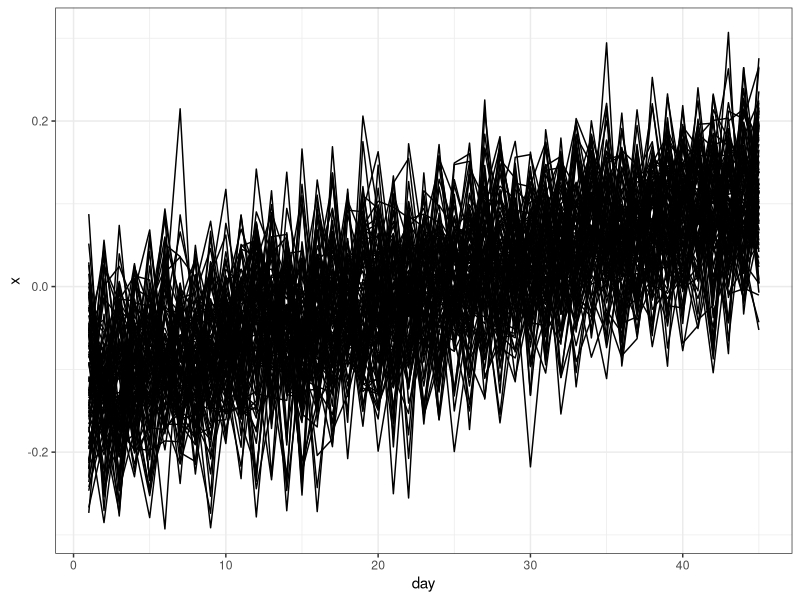

Write the R code that produced this figure. (Note: this script raises an error after producing the figure.)

# Load packages -----------------------------------------------------------

package.list <- c("here", "tidyverse", 'patchwork')

## Installing them if they aren't already on the computer
new.packages <- package.list[!(package.list %in% installed.packages()[,"Package"])]
if(length(new.packages)) install.packages(new.packages)

## And loading them
for(i in package.list){library(i, character.only = T)}

# Data specifications -----------------------------------------------------

#1. generate time series of covariate for 3 sites from zero normal
#2. standardize those time series
#3. multiply those time series by 
## small: 0.01
## medium: 0.1
## don’t have to do anything in the large variability case
#4. simulate survival of 100 individuals at each site with 
## a regression with b1 and b0 (see notes below)
#5. Repeat for a number of "datasets"

#Define two different interval "lengths" for each
#dataset
#short: 5 days/years
#long: 10 days/years

#double check and tweak b0 and b1 to get:
# - ~1/2 of individuals should die
# - b0 = 0 should make ~1/2 individuals die
# - how many die in first versus later intervals? want a ~large
## subset to survive through first interval but then ~1/2
## to die by end
# - check that survival variability varies more with
## higher covariate variation

# Generate covariate data -------------------------------------------------

#create three time series of covariate data,
#standardize them, then create them to 
#have variable amounts of variation 

#number of intervals (now days)
n.int <- 45

#number of individuals per "site"
n.indiv <- 30

#set b0 and b1
#what it was:
#b0 <- 2.8
#playing around
b0 <- 3.5
b1 <- 3.5

#number of simulated datasets
n.datasets <- 100

#simulated x data for every day of every interval
#in every dataset and KEEP them all

#Then generated y data for those x's - then, 
#"fill" 0's for intervals in which the individual "died"
#since this is the way the surveys would have been performed
#so for the last interval, we get all days in that interval, 
#and all are set to 0 - since we don't know which day in
#the total survey interval an individual died. 

#then combine:
#1. daily x data for each individual in each dataset
#in each day with interval IDs recognized
#2. interval level survival data with dataset, ID, and 
#interval ID info

sim_x_function <- function(n.t,
                           var_level,
                           b0, 
                           b1,
                           short.length,
                           long.length){
  
  #based on climate data from WHWO dataset,
  #creatng the x so that it gradually changes 
  #throughout the series
  days <- as.data.frame(155:(155+n.t))
  
  names(days) <- "day"
  
  days2 <- days %>%
    rowwise() %>%
    #this regression is from the tmax data from WHWO
    #with a regression of temp by julian day
    #also set julian days based on time of year
    #those nests were surveyed
    mutate(x1 = rnorm(n(), mean(0.0749171*day - 6.2250967), sd =1))
  
  #get x for each interval (day)
  #x1 <- rnorm(n.t, mean = 0, sd = 1)
  #scale that 
  x2 <- scale(days2$x1)
  #multiply by the level of variation we want
  #in our dataset (low 0.01, med 0.1, high 1)
  x.vec <- x2*var_level
  
  
  interval.long = sort(rep(1:(ceiling(n.t/long.length)), 
                           long.length))
  
  interval.long <- interval.long[1:n.t]
  #divide it into intervals of ~3.5 days each
  interval <- tibble(interval.short = sort(rep(1:(ceiling(n.t/short.length)), 
                                         short.length))) %>%
    mutate(day = 1:n()) %>%
    bind_cols(tibble(interval.long))
  
  #make that a dataframe and get
  #survival probability based on regression
  #and b0 and b1 values defined
  x.df <- as.data.frame(x.vec) %>%
    rename(x = V1) %>%
    mutate(day = row_number()) %>%
    rowwise() %>%
    mutate(ps = exp(b0 + b1*x)/(1 + exp(b0 + b1*x))) %>%
    ungroup() %>%
    left_join(interval, by = "day")
  
  return(x.df)
  
}


sim_y_function <- function(n.ind,
                           n.t,
                           n.data,
                           x.df){
  
  ind.df <- expand.grid(1:n.ind, 1:n.t, 1:n.data)%>%
    rename(ID = Var1,
           day = Var2,
           Dataset = Var3) %>%
    mutate(Dataset = as.character(Dataset)) %>%
    left_join(x.df, by = c("day", "Dataset")) %>%
    rowwise() %>%
    mutate(fate = rbinom(n(), 1, ps)) %>%
    ungroup()
  
  alive <- ind.df %>%
    group_by(ID, Dataset) %>%
    #filter out IDs where all intervals == 1
    filter(all(fate == 1)) %>%
    ungroup()
  
  dead <- ind.df %>%
    #arrange(day) %>%
    group_by(ID, Dataset) %>%
    #filter out just IDs where there is at least one zero
    filter(any(fate == 0)) %>%
    #Get a True-False column that finds all 0's per indiivudla site
    mutate(first_0 = fate == 0 & !duplicated(fate == 0)) %>%
    #instead of following code, to keep covariate data for 
    #interval summary model, just set fates after the first 0 to be equal to NA
    # mutate(fate = case_when(row_number() <= min(which(fate == 0 & first_0 == TRUE)) ~ fate,
    #                         TRUE ~ NA_real_)) %>%
    # Find the first row with `first_0` in each group, filter out rows after it
    filter(row_number() <= min(which(fate == 0 & first_0 == TRUE))) %>%
    ungroup() %>%
    #remove gropuing column
    dplyr::select(-first_0)
  
  df2 <- alive %>%
    bind_rows(dead) %>%
    dplyr::select(ID, day, Dataset, interval.long, 
                  interval.short, fate)
  
  ind.df2 <- ind.df %>%
    dplyr::select(-fate) %>%
    left_join(df2, by = c("ID", "day", "Dataset",
                          "interval.long", 'interval.short'))%>%
    group_by(ID, interval.short, Dataset) %>%
    mutate(fate.short = case_when(any(fate == 0) ~ 0,
                            TRUE ~ fate)) %>%
    ungroup() %>%
    group_by(ID, interval.long, Dataset) %>%
    mutate(fate.long = case_when(any(fate == 0) ~ 0,
                                  TRUE ~ fate)) %>%
    filter(!is.na(fate)) %>%
    ungroup() 
  
  return(ind.df2)
  
}

#Step 3 - generate a set of 100 datasets at each level ---------------------

set.seed(1)
#med variation
x.med <- lapply(1:100, #how many datasets
                function(i)
                {
                  sim_x_function(b0 = b0,
                                 b1 = b1,
                                 n.t = n.int,
                                 var_level = 0.1,
                                 short.length = 5,
                                 long.length = 10) #based on this probability
                } )


x.med.df <- bind_rows(x.med, .id = "Dataset") 

set.seed(1)
y.med <- sim_y_function(n.ind = n.indiv,
                        n.t = n.int,
                        n.data = n.datasets,
                        x.df = x.med.df)

set.seed(1)


# Explore datasets --------------------------------------------------------
theme_set(theme_bw())
y.med %>%
  ggplot(aes(x = day, y= x, group = Dataset)) +
  geom_line()

# Truncate and add intervals ----------------------------------------------

(max_interval_short <- y.med %>%
  filter(!is.na(fate)) %>%
  filter(day == max(day)) %>%
  distinct(interval.short) %>%
  dplyr::select(interval.short) %>%
  as_vector() )

(max_interval_long <- y.med %>%
    filter(!is.na(fate)) %>%
    filter(day == max(day)) %>%
    distinct(interval.long) %>%
    dplyr::select(interval.long) %>%
    as_vector() )

daily_survival_function <- function(df,
                                    interval_name,
                                    max_interval_val,
                                    other_int_name,
                                    other_int_fate,
                                    interval_fate){
  
  df2 <- df %>%
    filter({{interval_name}} <= max_interval_val) %>%
    filter(day <= max_day) %>%
    dplyr::select(-fate,
                  -{{other_int_name}},
                  -{{other_int_fate}}
                  ) %>%
    rename('interval' = {{interval_name}},
           'fate' = {{interval_fate}})%>%
    filter(!is.na(fate))
  
  return(df2)

}

y.med.daily.short <- daily_survival_function(df = y.med,
                                             interval_name = interval.short,
                                             max_interval_val = max_interval_short,
                                             other_int_name = 'interval.long',
                                             other_int_fate = 'fate.long',
                                             interval_fate = 'fate.short')

y.med.daily.long <- daily_survival_function(df = y.med,
                                            interval_name = interval.long,
                                            max_interval_val = max_interval_long,
                                            other_int_name = 'interval.short',
                                            other_int_fate = 'fate.short',
                                            interval_fate = 'fate.long')
# Export daily datasets ---------------------------------------------------------

write.csv(y.med.daily.short, here("data_outputs",
                                  "03_simulated",
                          "02_analysis_ready",
                          "test_med_var_daily_short_data.csv"),
          row.names = F)

write.csv(y.med.daily.long, here("data_outputs",
                                 "03_simulated",
                                  "02_analysis_ready",
                                  "test_med_var_daily_long_data.csv"),
          row.names = F)


# Interval summarized data ------------------------------------------------

# Get interval summarised covariates --------------------------------------

interval_x_fun <- function(df, 
                           interval_name){
  
  df2 <- df %>%
    filter(day <= max_day) %>%
    distinct(Dataset, {{interval_name}}, day, x) %>%
    group_by(Dataset, {{interval_name}}) %>%
    summarise(x = mean(x)) %>%
    ungroup() %>%
    rename('interval' = {{interval_name}})%>%
    
  return(df2)
  
}

#med
y.med.short.x <- interval_x_fun(df = y.med,
                                interval_name = interval.short)

y.med.long.x <- interval_x_fun(df = y.med,
                               interval_name = interval.long)

# Get interval data summarised --------------------------------------------
  
interval_y_function <- function(df,
                                x.df){
  df2 <- df %>%
    filter(!is.na(fate)) %>%
    dplyr::select(Dataset, ID, interval, fate) %>%
    group_by(Dataset, ID, interval) %>%
    mutate(t = n()) %>%
    ungroup() %>%
    distinct(Dataset, ID, interval, fate,  t) %>%
    left_join(x.df, by = c('Dataset', 'interval'))
  
  return(df2)
  
}

#med
y.med.int.short <- interval_y_function(df = y.med.daily.short,
                                       x.df = y.med.short.x)

y.med.int.long <- interval_y_function(df = y.med.daily.long,
                                      x.df = y.med.long.x)

# Export interval data ----------------------------------------------------

#med
write.csv(y.med.int.short, here("data_outputs",
                                "03_simulated",
                                "02_analysis_ready",
                                "test_med_var_short_interval_data.csv"),
          row.names =F)

write.csv(y.med.int.long, here("data_outputs",
                               "03_simulated",
                               "02_analysis_ready",
                               "test_med_var_long_interval_data.csv"),
          row.names =F)

# Full survey summarised data ---------------------------------------------

#for the total exposure model, need the above data to be summarised
#across the entire "lifetime" of the indiviudal, which is what
#these next steps do

#should this be... until the end of the survey interval as if we 
#went back only once, or should it be by individual?
#i think the first... yessss

total_y_function <- function(df){
  
  df2 <- df %>%
    filter(!is.na(fate)) %>%
    #for each dataset and id in each dataset
    group_by(Dataset, ID) %>%
    #get fate to be 0 if any are 0, otherwise 1
    mutate(fate = case_when(any(fate == 0) ~ 0,
                            TRUE ~ 1),
           #total number of "time" (equal to number of days)
           #setting to equal to the longest time period for all
           #such that we just went back for each individual after that
           #amount of time for all individuals 
           t= max_day,
           #x is mean of the value of x for that individual
           x = mean(x)) %>%
    ungroup() %>%
    #select dataset, id, fate, t, x
    distinct(Dataset, ID, fate, t, x)
  
  return(df2)
  
}

#i actually think these are the same regardless of 
#interval length
med.var.tot <- total_y_function(y.med.daily.short)

# Export total exposure datasets ------------------------------------------

write.csv(med.var.tot, here("data_outputs",
                            "03_simulated",
                            "02_analysis_ready",
                            "test_med_var_total_data.csv"),
          row.names = F)
